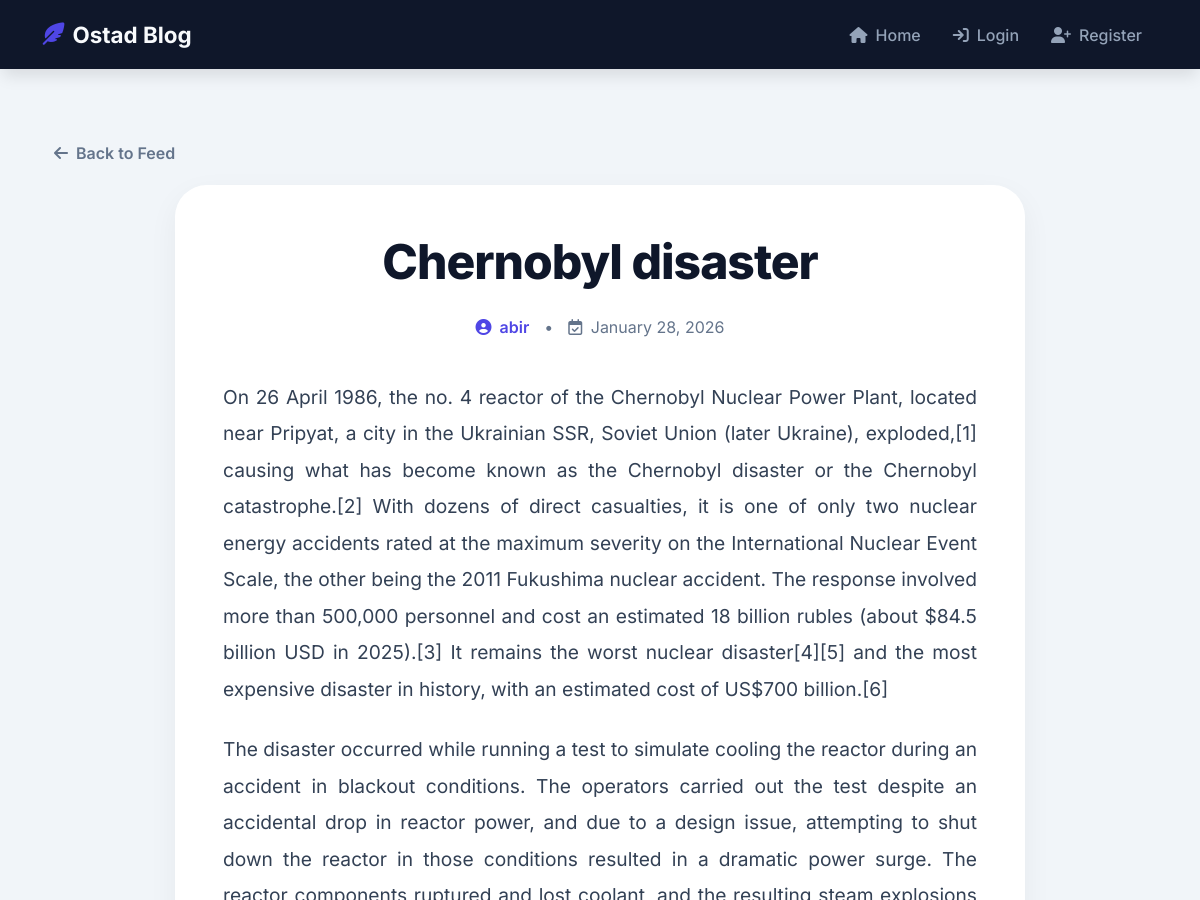
/post/5/ (upper part), run on an earlier commit of the app's database.
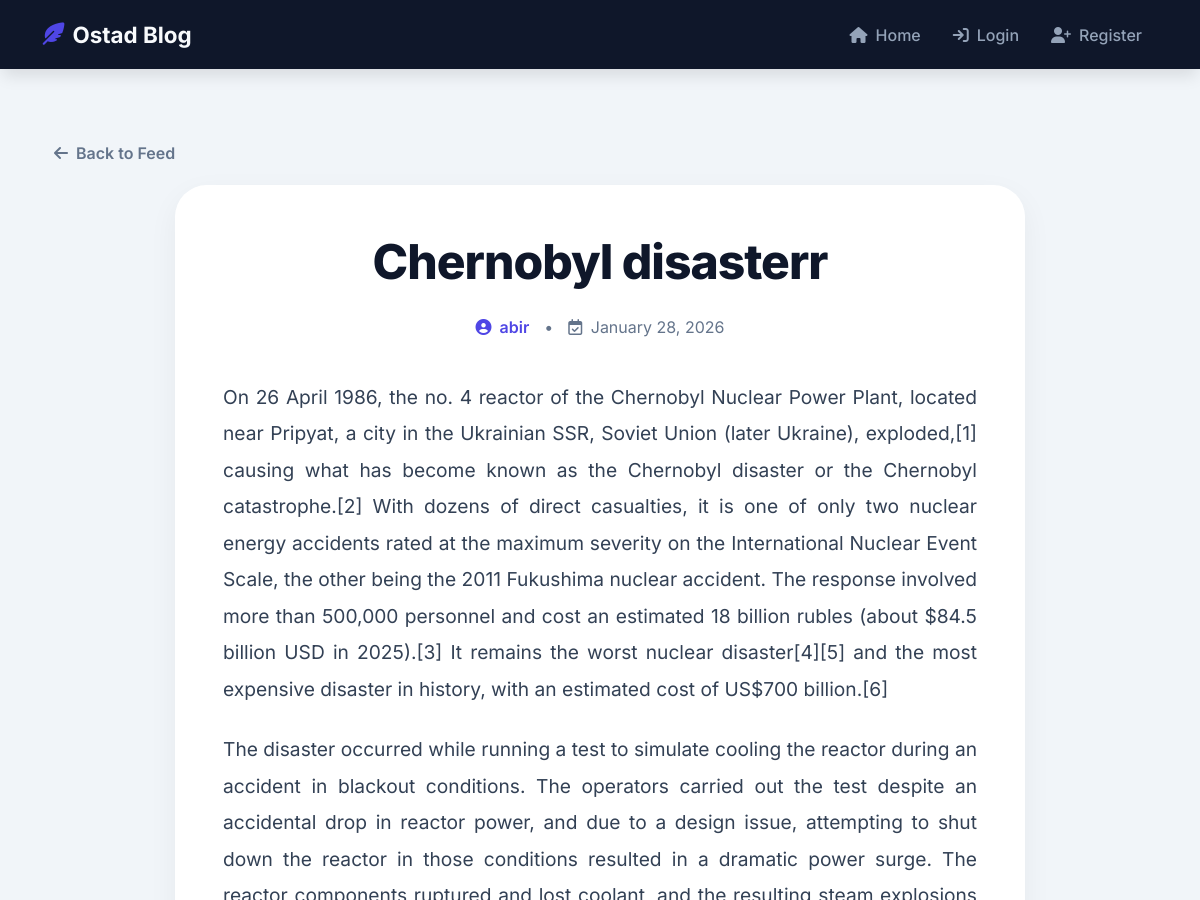
And on a later commit of the database.
### posts/models.py (models this page shows, shortened)
class Post(models.Model):
    title = models.CharField(max_length=200) # Blog er title
    content = models.TextField()             # Blog er bhetorer lekha
    author = models.ForeignKey(User, on_delete=models.CASCADE) # User delete hole post o delete hobe
    created_at = models.DateTimeField(auto_now_add=True)       # Automatic date nibe
    updated_at = models.DateTimeField(auto_now=True)

### posts/views.py (the view)
# urls.py: path('post/<int:pk>/', views.post_detail, name='post_detail'),
def post_detail(request, pk):
    post = get_object_or_404(Post, pk=pk)
    return render(request, 'posts/post_detail.html', {'post': post})

### templates/posts/post_detail.html (shortened to what this page needs)
{% extends 'base.html' %}
{% block content %}
<link rel="stylesheet" href="https://cdnjs.cloudflare.com/ajax/libs/animate.css/4.1.1/animate.min.css"/>
<div class="container py-4">
    <a href="{% url 'home' %}" class="back-nav animate__animated animate__fadeInLeft">
        <i class="fa-solid fa-arrow-left"></i> Back to Feed
    </a>
    <article class="article-container animate__animated animate__fadeIn">
        <header class="article-header">
            <h1 class="article-title">{{ post.title }}</h1>
            <div class="article-meta">
                <span class="author-info">
                    <i class="fa-solid fa-circle-user"></i> {{ post.author.username }}
                </span>
                <span>•</span>
                <span><i class="fa-regular fa-calendar-check me-1"></i> {{ post.created_at|date:"F d, Y" }}</span>
            </div>
        </header>
        <div class="article-content">
            {{ post.content|linebreaks }}
        </div>
    </article>
</div>
{% endblock %}

What changed in the data, as far as the page shows it:
changed Post "abir": title "Chernobyl disaster" → "Chernobyl disasterr"
